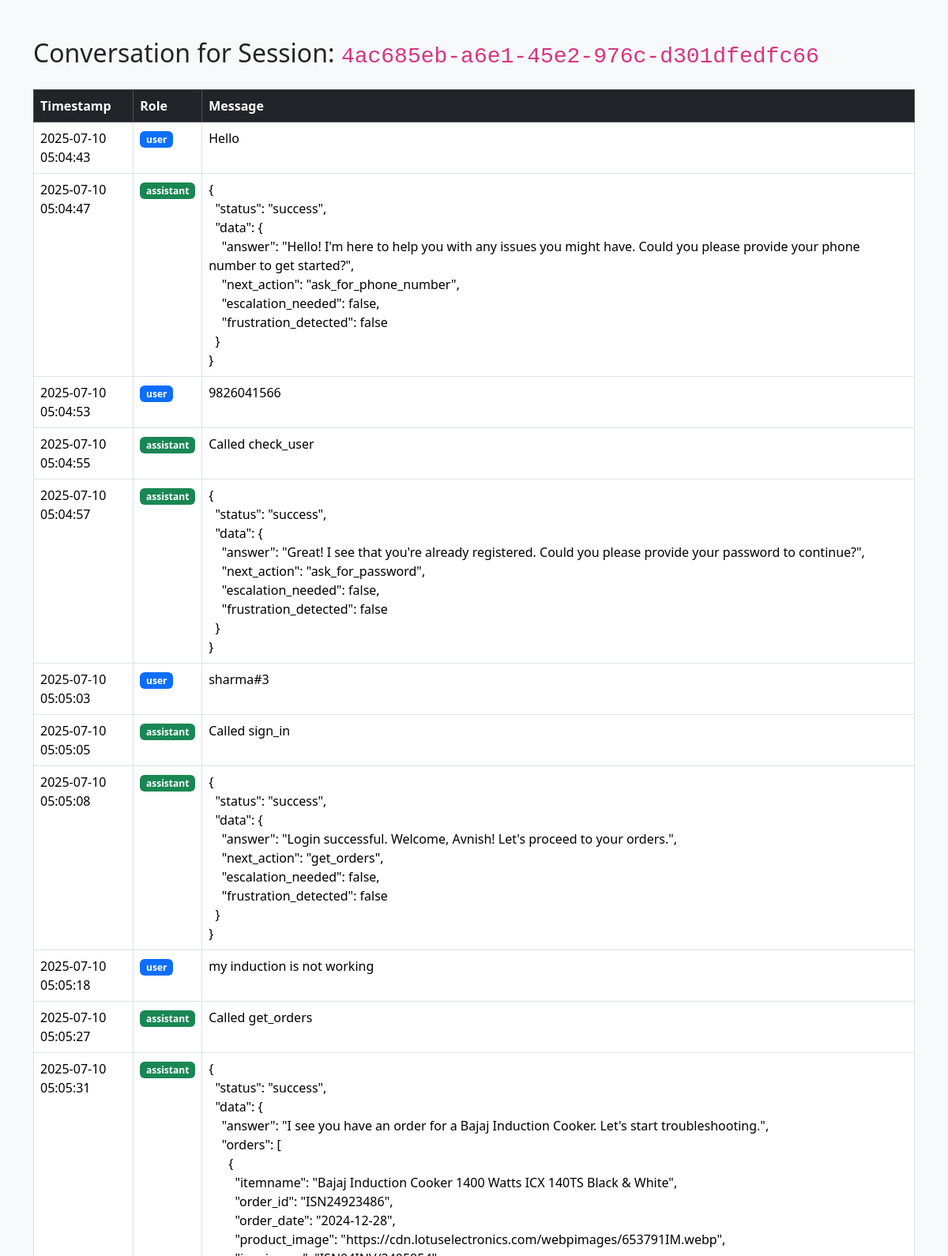
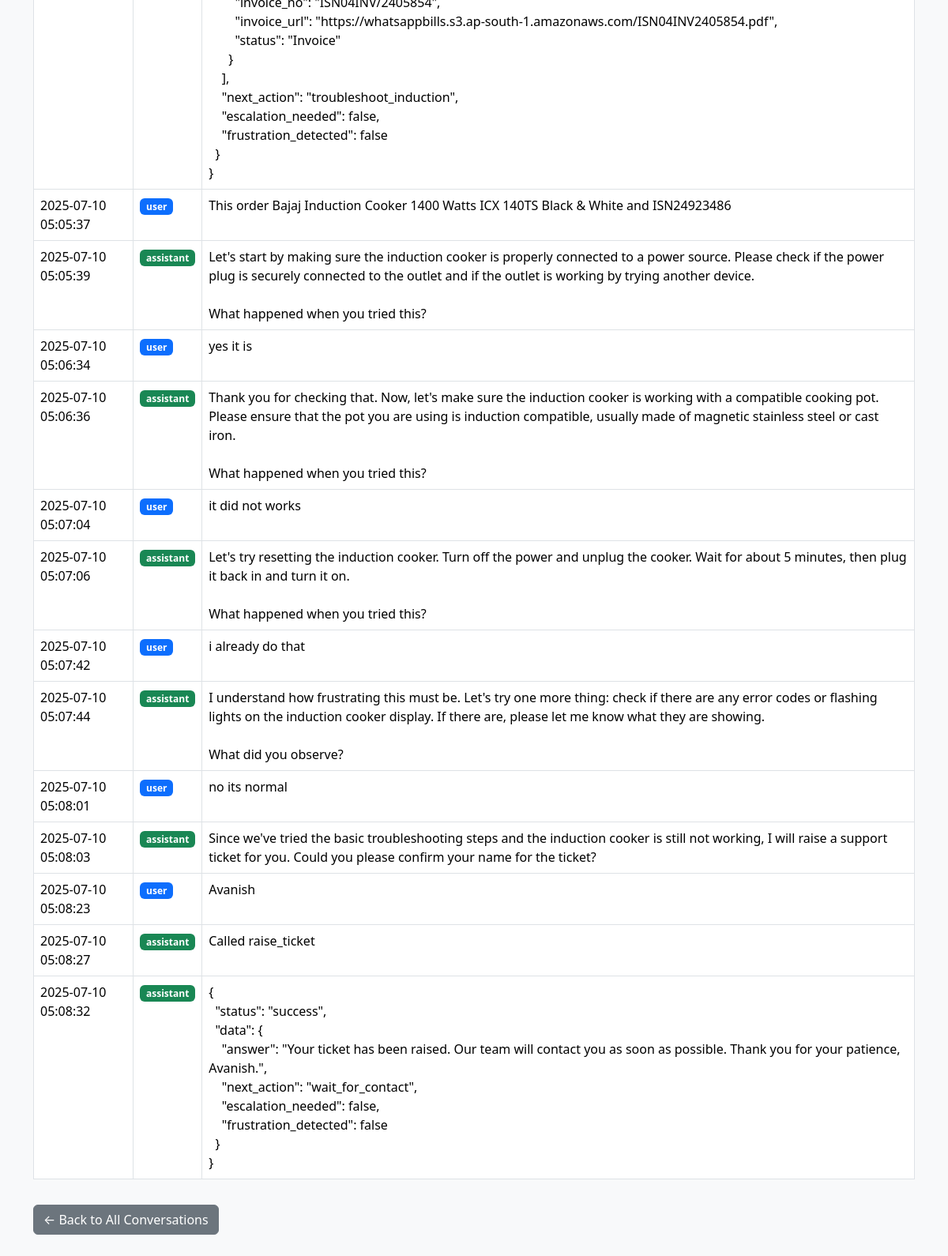
The app's page /admin/conversations/4ac685eb-a6e1-45e2-976c-d301dfedfc66 (signed in) with its own data (2 pictures, top to bottom).
### tables this page shows
CREATE TABLE history (
            id INTEGER PRIMARY KEY AUTOINCREMENT,
            session_id TEXT NOT NULL,
            role TEXT NOT NULL,
            content TEXT NOT NULL,
            tool_name TEXT,
            tool_args TEXT,
            tool_response TEXT,
            timestamp TIMESTAMP DEFAULT CURRENT_TIMESTAMP,
            message_index INTEGER,
            FOREIGN KEY (session_id) REFERENCES session(session_id)
        );

### app.py (the view)
@app.get("/admin/conversations/{session_id}")
async def view_conversation(request: Request, session_id: str):
    if not request.session.get("admin_logged_in"):
        return RedirectResponse(url="/admin", status_code=303)
    conn = sqlite3.connect("chat_history.db")
    conn.row_factory = sqlite3.Row
    c = conn.cursor()
    c.execute("""
        SELECT role, content, timestamp FROM history
        WHERE session_id = ?
        ORDER BY timestamp ASC
    """, (session_id,))
    messages = c.fetchall()
    conn.close()
    return templates.TemplateResponse("admin_view_conversation.html", {
        "request": request,
        "session_id": session_id,
        "messages": messages
    })

### templates/admin_view_conversation.html (shortened to what this page needs)
<!DOCTYPE html>
<html lang="en">
<head>
    <link href="https://cdn.jsdelivr.net/npm/bootstrap@5.3.3/dist/css/bootstrap.min.css" rel="stylesheet">
</head>
<body class="bg-light">
    <div class="container py-5">
        <h2 class="mb-4">Conversation for Session: <code>{{ session_id }}</code></h2>
        <table class="table table-bordered table-hover bg-white">
            <thead class="table-dark">
                <tr>
                    <th scope="col">Timestamp</th>
                    <th scope="col">Role</th>
                    <th scope="col">Message</th>
                </tr>
            </thead>
            <tbody>
                {% for msg in messages %}
                <tr>
                    <td>{{ msg.timestamp }}</td>
                    <td><span class="badge {% if msg.role == 'user' %}bg-primary{% elif msg.role == 'assistant' %}bg-success{% else %}bg-secondary{% endif %}">{{ msg.role }}</span></td>
                    <td style="white-space: pre-wrap;">{{ msg.content }}</td>
                </tr>
                {% endfor %}
            </tbody>
        </table>
        <a href="/admin/conversations" class="btn btn-secondary mt-3">← Back to All Conversations</a>
    </div>
</body>
</html>

### records on screen
history: timestamp "2025-07-10 05:04:43", role "user", content "Hello"
history: timestamp "2025-07-10 05:04:47", role "assistant", content "{ \"status\": \"success\", \"data\": { \"answer\": \"Hello! I'm here to help you with any issues you might have. Could you please provide your phone number to get started?\", \"next_action\": \"ask_for_phone_number\", \"escalation_needed\": false, \"frustration_detected\": false } }"
history: timestamp "2025-07-10 05:04:53", role "user", content "9826041566"
history: timestamp "2025-07-10 05:04:55", role "assistant", content "Called check_user"
history: timestamp "2025-07-10 05:04:57", role "assistant", content "{ \"status\": \"success\", \"data\": { \"answer\": \"Great! I see that you're already registered. Could you please provide your password to continue?\", \"next_action\": \"ask_for_password\", \"escalation_needed\": false, \"frustration_detected\": false } }"
history: timestamp "2025-07-10 05:05:03", role "user", content "sharma#3"
history: timestamp "2025-07-10 05:05:05", role "assistant", content "Called sign_in"
history: timestamp "2025-07-10 05:05:08", role "assistant", content "{ \"status\": \"success\", \"data\": { \"answer\": \"Login successful. Welcome, Avnish! Let's proceed to your orders.\", \"next_action\": \"get_orders\", \"escalation_needed\": false, \"frustration_detected\": false } }"
history: timestamp "2025-07-10 05:05:18", role "user", content "my induction is not working"
history: timestamp "2025-07-10 05:05:27", role "assistant", content "Called get_orders"
history: timestamp "2025-07-10 05:05:31", role "assistant", content "{ \"status\": \"success\", \"data\": { \"answer\": \"I see you have an order for a Bajaj Induction Cooker. Let's start troubleshooting.\", \"orders\": [ { \"itemname\": \"Bajaj Induction Cooker 1400 Watts ICX 140TS Black & White\", \"order_id\": \"ISN24923486\", \"order_date\": \"2024-12-28\", \"product_image\": \"https://cdn.lotuselectronics.com/webpimages/653791IM.webp\", \"invoice_no\": \"ISN04INV/2405854\", \"invoice_url\": \"https://whatsappbills.s3.ap-south-1.amazonaws.com/ISN04INV2405854.pdf\", \"status\": \"Invoice\" } ], \"next_action\": \"troubleshoot_induction\", \"escalation_needed\": false, \"frustration_detected\": false } }"
history: timestamp "2025-07-10 05:05:37", role "user", content "This order Bajaj Induction Cooker 1400 Watts ICX 140TS Black & White and ISN24923486"
history: timestamp "2025-07-10 05:05:39", role "assistant", content "Let's start by making sure the induction cooker is properly connected to a power source. Please check if the power plug is securely connected to the outlet and if the outlet is working by trying another device. What happened when you tried this?"
history: timestamp "2025-07-10 05:06:34", role "user", content "yes it is"
history: timestamp "2025-07-10 05:06:36", role "assistant", content "Thank you for checking that. Now, let's make sure the induction cooker is working with a compatible cooking pot. Please ensure that the pot you are using is induction compatible, usually made of magnetic stainless steel or cast iron. What happened when you tried this?"
history: timestamp "2025-07-10 05:07:04", role "user", content "it did not works"
history: timestamp "2025-07-10 05:07:06", role "assistant", content "Let's try resetting the induction cooker. Turn off the power and unplug the cooker. Wait for about 5 minutes, then plug it back in and turn it on. What happened when you tried this?"
history: timestamp "2025-07-10 05:07:42", role "user", content "i already do that"
history: timestamp "2025-07-10 05:07:44", role "assistant", content "I understand how frustrating this must be. Let's try one more thing: check if there are any error codes or flashing lights on the induction cooker display. If there are, please let me know what they are showing. What did you observe?"
history: timestamp "2025-07-10 05:08:01", role "user", content "no its normal"
history: timestamp "2025-07-10 05:08:03", role "assistant", content "Since we've tried the basic troubleshooting steps and the induction cooker is still not working, I will raise a support ticket for you. Could you please confirm your name for the ticket?"
history: timestamp "2025-07-10 05:08:23", role "user", content "Avanish"
history: timestamp "2025-07-10 05:08:27", role "assistant", content "Called raise_ticket"
history: timestamp "2025-07-10 05:08:32", role "assistant", content "{ \"status\": \"success\", \"data\": { \"answer\": \"Your ticket has been raised. Our team will contact you as soon as possible. Thank you for your patience, Avanish.\", \"next_action\": \"wait_for_contact\", \"escalation_needed\": false, \"frustration_detected\": false } }"

### other values on screen
{{ session_id }} "4ac685eb-a6e1-45e2-976c-d301dfedfc66"
